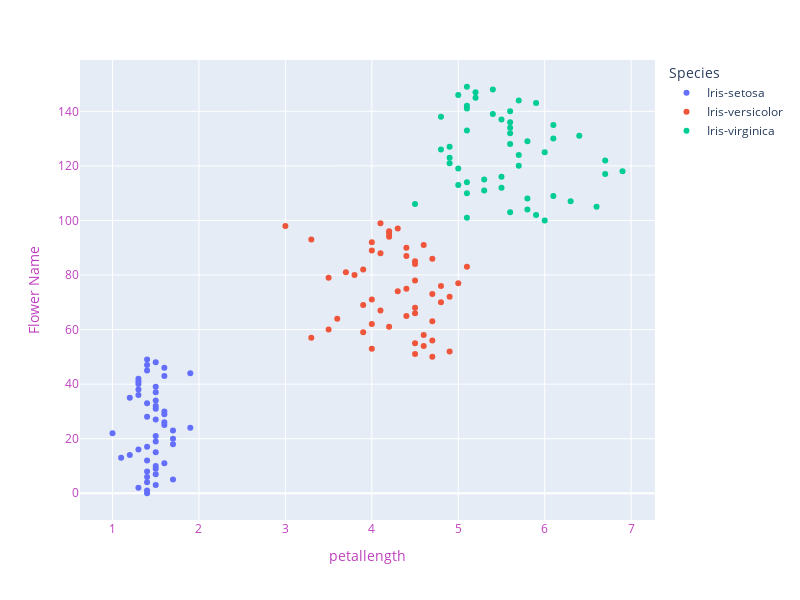

The cell this chart's notebook holds for it:
### Code cell
fig = px.scatter(data_frame=iris, x='PetalLengthCm',color='Species')
fig.update_layout(width=800, height=600,
                  xaxis=dict(title='petallength',color="#BF40BF"),
                 yaxis=dict(title="Flower Name",color="#BF40BF"))
fig.show()

### Figure 1 — Plotly figure (JSON) as saved in the notebook; plotly's stock layout.template omitted (floating-point values rounded to 4 significant figures)
{"data": [{"hovertemplate": "Species=Iris-setosa<br>PetalLengthCm=%{x}<br>index=%{y}<extra></extra>", "legendgroup": "Iris-setosa", "marker": {"color": "#636efa", "symbol": "circle"}, "mode": "markers", "name": "Iris-setosa", "orientation": "h", "showlegend": true, "type": "scatter", "x": [1.4, 1.4, 1.3, 1.5, 1.4, 1.7, 1.4, 1.5, 1.4, 1.5, 1.5, 1.6, 1.4, 1.1, 1.2, 1.5, 1.3, 1.4, 1.7, 1.5, 1.7, 1.5, 1, 1.7, 1.9, 1.6, 1.6, 1.5, 1.4, 1.6, 1.6, 1.5, 1.5, 1.4, 1.5, 1.2, 1.3, 1.5, 1.3, 1.5, 1.3, 1.3, 1.3, 1.6, 1.9, 1.4, 1.6, 1.4, 1.5, 1.4], "xaxis": "x", "y": [0, 1, 2, 3, 4, 5, 6, 7, 8, 9, 10, 11, 12, 13, 14, 15, 16, 17, 18, 19, 20, 21, 22, 23, 24, 25, 26, 27, 28, 29, 30, 31, 32, 33, 34, 35, 36, 37, 38, 39, 40, 41, 42, 43, 44, 45, 46, 47, 48, 49], "yaxis": "y"}, {"hovertemplate": "Species=Iris-versicolor<br>PetalLengthCm=%{x}<br>index=%{y}<extra></extra>", "legendgroup": "Iris-versicolor", "marker": {"color": "#EF553B", "symbol": "circle"}, "mode": "markers", "name": "Iris-versicolor", "orientation": "h", "showlegend": true, "type": "scatter", "x": [4.7, 4.5, 4.9, 4, 4.6, 4.5, 4.7, 3.3, 4.6, 3.9, 3.5, 4.2, 4, 4.7, 3.6, 4.4, 4.5, 4.1, 4.5, 3.9, 4.8, 4, 4.9, 4.7, 4.3, 4.4, 4.8, 5, 4.5, 3.5, 3.8, 3.7, 3.9, 5.1, 4.5, 4.5, 4.7, 4.4, 4.1, 4, 4.4, 4.6, 4, 3.3, 4.2, 4.2, 4.2, 4.3, 3, 4.1], "xaxis": "x", "y": [50, 51, 52, 53, 54, 55, 56, 57, 58, 59, 60, 61, 62, 63, 64, 65, 66, 67, 68, 69, 70, 71, 72, 73, 74, 75, 76, 77, 78, 79, 80, 81, 82, 83, 84, 85, 86, 87, 88, 89, 90, 91, 92, 93, 94, 95, 96, 97, 98, 99], "yaxis": "y"}, {"hovertemplate": "Species=Iris-virginica<br>PetalLengthCm=%{x}<br>index=%{y}<extra></extra>", "legendgroup": "Iris-virginica", "marker": {"color": "#00cc96", "symbol": "circle"}, "mode": "markers", "name": "Iris-virginica", "orientation": "h", "showlegend": true, "type": "scatter", "x": [6, 5.1, 5.9, 5.6, 5.8, 6.6, 4.5, 6.3, 5.8, 6.1, 5.1, 5.3, 5.5, 5, 5.1, 5.3, 5.5, 6.7, 6.9, 5, 5.7, 4.9, 6.7, 4.9, 5.7, 6, 4.8, 4.9, 5.6, 5.8, 6.1, 6.4, 5.6, 5.1, 5.6, 6.1, 5.6, 5.5, 4.8, 5.4, 5.6, 5.1, 5.1, 5.9, 5.7, 5.2, 5, 5.2, 5.4, 5.1], "xaxis": "x", "y": [100, 101, 102, 103, 104, 105, 106, 107, 108, 109, 110, 111, 112, 113, 114, 115, 116, 117, 118, 119, 120, 121, 122, 123, 124, 125, 126, 127, 128, 129, 130, 131, 132, 133, 134, 135, 136, 137, 138, 139, 140, 141, 142, 143, 144, 145, 146, 147, 148, 149], "yaxis": "y"}], "layout": {"height": 600, "legend": {"title": {"text": "Species"}, "tracegroupgap": 0}, "margin": {"t": 60}, "width": 800, "xaxis": {"anchor": "y", "color": "#BF40BF", "domain": [0, 1], "title": {"text": "petallength"}}, "yaxis": {"anchor": "x", "color": "#BF40BF", "domain": [0, 1], "title": {"text": "Flower Name"}}}}
